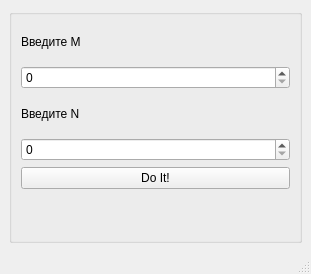
<?xml version="1.0" encoding="UTF-8"?>
<ui version="4.0">
 <class>MainWindow</class>
 <widget class="QMainWindow" name="MainWindow">
  <property name="geometry">
   <rect>
    <x>0</x>
    <y>0</y>
    <width>311</width>
    <height>274</height>
   </rect>
  </property>
  <property name="windowTitle">
   <string>MainWindow</string>
  </property>
  <widget class="QWidget" name="centralwidget">
   <layout class="QGridLayout" name="gridLayout">
    <item row="0" column="0">
     <widget class="QGroupBox" name="groupBox">
      <property name="title">
       <string/>
      </property>
      <layout class="QVBoxLayout" name="verticalLayout">
       <item>
        <widget class="QLabel" name="inputMLabel">
         <property name="text">
          <string>Введите M</string>
         </property>
        </widget>
       </item>
       <item>
        <widget class="QSpinBox" name="inputMSpinBox"/>
       </item>
       <item>
        <widget class="QLabel" name="inputNLabel">
         <property name="text">
          <string>Введите N</string>
         </property>
        </widget>
       </item>
       <item>
        <widget class="QSpinBox" name="inputNSpinBox"/>
       </item>
       <item>
        <widget class="QPushButton" name="doPushButton">
         <property name="text">
          <string>Do It!</string>
         </property>
        </widget>
       </item>
       <item>
        <widget class="QLabel" name="outputLabel">
         <property name="font">
          <font>
           <pointsize>20</pointsize>
          </font>
         </property>
         <property name="text">
          <string/>
         </property>
         <property name="alignment">
          <set>Qt::AlignCenter</set>
         </property>
        </widget>
       </item>
      </layout>
     </widget>
    </item>
   </layout>
  </widget>
  <widget class="QMenuBar" name="menubar">
   <property name="geometry">
    <rect>
     <x>0</x>
     <y>0</y>
     <width>311</width>
     <height>22</height>
    </rect>
   </property>
  </widget>
  <widget class="QStatusBar" name="statusbar"/>
 </widget>
 <resources/>
 <connections/>
</ui>
